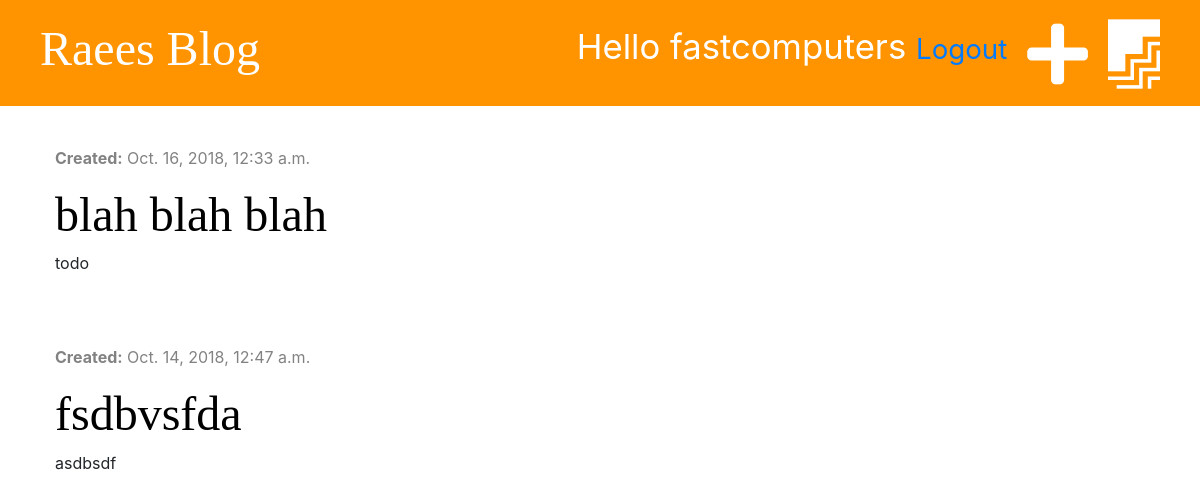
Page /drafts/ (signed in) on the committed database.
### blog/models.py (models this page shows, shortened)
class Post(models.Model):
    author = models.ForeignKey('auth.User', on_delete=models.CASCADE)
    title = models.CharField(max_length=200)
    text = models.TextField()
    created_date = models.DateTimeField(default=timezone.now)
    published_date = models.DateTimeField(blank=True, null=True)

### blog/views.py (the view)
# urls.py: path('drafts/', views.post_draft_list, name='post_draft_list'),
@login_required()
def post_draft_list(request):
    posts = Post.objects.filter(published_date__isnull=True).order_by('-created_date')
    stuff_for_frontend = {'posts': posts}
    return render(request, 'blog/post_draft_list.html', stuff_for_frontend)

### blog/templates/blog/post_draft_list.html (shortened to what this page needs)
{% extends 'blog/base.html' %}
{% block content %}
    {% for post in posts %}
        <div class="post">
            <p class="date"> <strong>Created:</strong> {{ post.created_date }}</p>
            <h2><a href="{% url 'post_detail' pk=post.pk %}"> {{ post.title }} </a> </h2>
            <p> {{ post.text|truncatechars:100|linebreaksbr }} </p>
        </div>
    {% endfor %}
{% endblock %}

### blog/templates/blog/base.html (shortened to what this page needs)
{% load staticfiles %}
<!DOCTYPE html>
<html lang="en">
<head>
    <link rel="stylesheet" href="https://stackpath.bootstrapcdn.com/bootstrap/4.1.3/css/bootstrap.min.css">
    <link rel="stylesheet" href="{% static 'css/blog.css' %}">
    <link rel="stylesheet" href="https://use.fontawesome.com/releases/v5.4.1/css/all.css">
</head>
<body>
<div class="page-header">
    {% if user.is_authenticated %}
        <a href="{% url 'post_draft_list' %}" class="top-menu"><i class="fab fa-firstdraft fa-2x"></i></a>
        <a href="{% url 'post_new' %}" class="top-menu"><i class="fas fa-plus fa-2x"></i></a>
        <p class="top-menu">Hello {{ user.username }} <small><a href="{% url 'logout' %}">Logout</a></small> </p>
    {% else %}
        <a href="{% url 'login' %}" class="top-menu"><i class="fas fa-sign-in-alt fa-2x"></i></a>
    {% endif %}
    <h1><a href="/">Raees Blog</a></h1>
</div>
<div class="content container">
    <div class="row">
        <div class="col-md-8">
            {% block content %}
            {% endblock %}
        </div>
    </div>
</div>
</body>
</html>

### blog/static/css/blog.css (style rules this page uses)
.page-header { background-color: #ff9400; margin-top: 0; padding: 20px 20px 20px 40px; }
.page-header h1, .page-header h1 a { color: #ffffff; font-size: 36pt; text-decoration: none; }
.content { margin: 40px; }
h1, h2, h3, h4 { font-family: 'Tangerine', 'Inconsolata', 'Droid Sans', serif; font-size: 48px; }
.date { color: #828282; }
.post { margin-bottom: 70px; }
.post h2 a { color: #000000; }
.top-menu { color: #ffffff; float: right; font-size: 26pt; margin-right: 20px; }

### rows in the picture
Post: created_date "Oct. 16, 2018, 12:33 a.m.", title "blah blah blah", text "todo"
Post: created_date "Oct. 14, 2018, 12:47 a.m.", title "fsdbvsfda", text "asdbsdf"

### other values in the picture
{{ user.username }} "fastcomputers"
